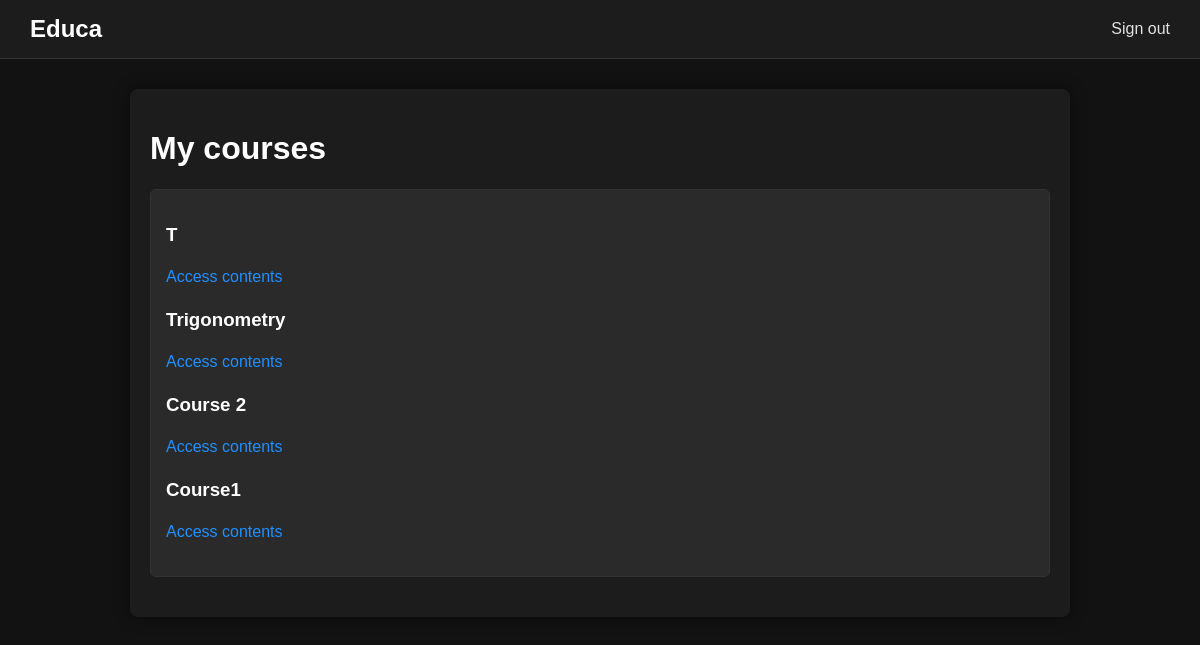
The page /students/courses/ (signed in) on the database its author committed.
### courses/models.py (models this page shows, shortened)
class Course(models.Model):
    owner = models.ForeignKey(
        User,
        related_name='courses_created',
        on_delete=models.CASCADE
    )
    subject = models.ForeignKey(
        Subject,
        related_name='courses',
        on_delete=models.CASCADE
    )
    title = models.CharField(max_length=200)
    slug = models.SlugField(max_length=200, unique=True)
    overview = models.TextField()
    created = models.DateTimeField(auto_now_add=True)
    students = models.ManyToManyField(User,
                                      related_name='courses_joined',
                                      blank=True)
    class Meta:
        ordering = ['-created']

### students/views.py (the view)
class StudentCourseListView(LoginRequiredMixin, ListView):
    model = Course
    template_name = 'students/course/list.html'
    def get_queryset(self):
        qs = super().get_queryset()
        return qs.filter(students=self.request.user)

### students/templates/students/course/list.html (shortened to what this page needs)
{% extends "base.html" %}
{% block content %}
<h1>My courses</h1>
<div class="module">
    {% for course in object_list %}
        <div class="course-info">
            <h3>{{ course.title }}</h3>
            <p>
                <a href="{% url 'student_course_detail' course.id %}">
                    Access contents
                </a>
            </p>
        </div>
    {% empty %}
        <p>
            You are not enrolled in any courses yet.
            <a href="{% url 'course_list' %}">Browse courses</a> to enroll in a course.
        </p>
    {% endfor %}
</div>
{% endblock %}

### courses/static/courses/css/base.css (style rules this page uses)
body { margin: 0; font-family: Arial, sans-serif; background-color: #121212; color: #e0e0e0; }
a { color: #1e90ff; text-decoration: none; }
.module { margin: 20px 0; padding: 15px; background-color: #2a2a2a; border-radius: 6px; border: 1px solid #333; }
h1, h2, h3, h4, h5 { color: #ffffff; }
p { line-height: 1.6; }

### rows shown on the page
Course: title "T"
Course: title "Trigonometry"
Course: title "Course 2"
Course: title "Course1"
